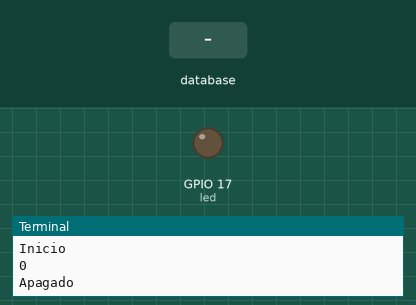
A program run on a simulated Raspberry Pi (BCM pin numbers). Parts: output pins drawn as LEDs (lit = HIGH), the last lines printed to the terminal. Inputs (shaded band) come from the test bench. Each call to the cloud database takes 0.3 s, and an entry nobody has set reads as its off value or as empty; threads take turns every 2 ms.

Above: at 1.5 s.
1.6 s: database entry "sala" set to "1"
At 2.1 s:
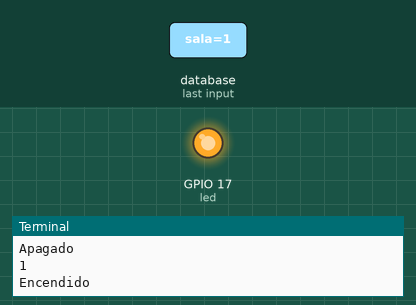
3.3 s: database entry "sala" set to "0"
At 4.7 s:
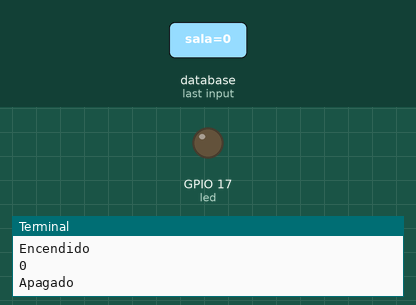
Timing chart, 0 to 6.3 s (numbered marks = the images above; inputs shaded):
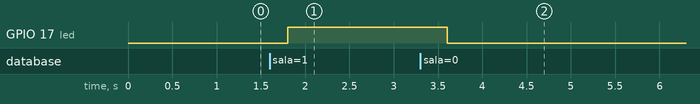

Measured:
- after the input at 1.6 s, GPIO 17 (led): LOW → HIGH after 0.20 s
- after the input at 3.3 s, GPIO 17 (led): HIGH → LOW after 0.30 s

The program:

main.py
```python
#!/usr/bin/python
#autor: Jefferson Rivera
import sys
import signal
from gpiozero import LED
from clases.Conexion import Conexion

led = LED(17)

def procesa(respuesta):
    print respuesta

    if respuesta:
    	led.on()
    	print "Encendido"
    else:
    	led.off()
    	print "Apagado"
    sys.stdout.flush()


try:
	print "Inicio"
	t = Conexion(procesa)
	t.daemon=True
	t.start()
	signal.pause()
except (KeyboardInterrupt, SystemExit):
	raise
	print "Salida"
```

Conexion.py
```python
from firebase import firebase
import threading
import time

class Conexion(threading.Thread):

    def __init__(self, cb):
        threading.Thread.__init__(self)
        self.callback = cb
        self.fire = firebase.FirebaseApplication('https://android2016.firebaseio.com/', None)
        self.ultimo_estado = self.fire.get('/luces/sala', None)
        self.callback(self.ultimo_estado)

    def run(self):
		E = []
		E.append(self.ultimo_estado)
		i = 0

		while True:
			estado_actual = self.fire.get('/luces/sala', None)
			E.append(estado_actual)

			if E[i] != E[-1]:
				self.callback(estado_actual)

			del E[0]
			i = i+i
			time.sleep(0.3)
```
